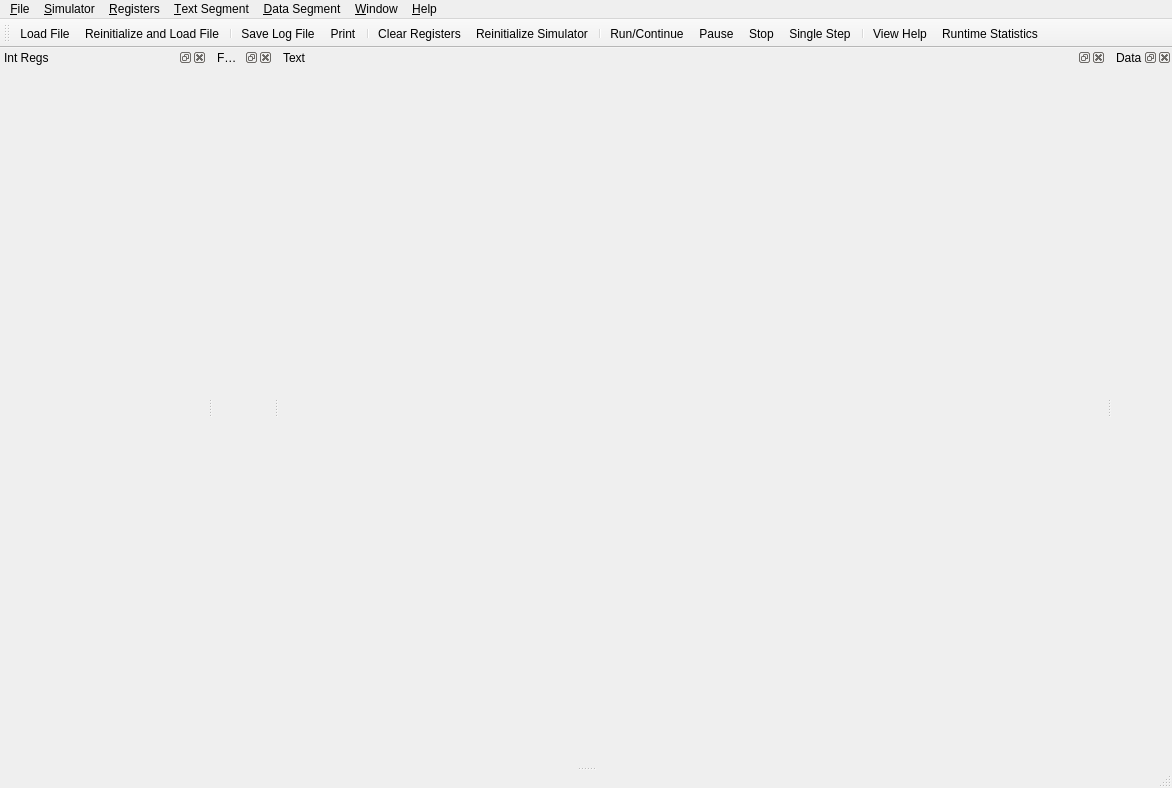
<?xml version="1.0" encoding="UTF-8"?>
<ui version="4.0">
 <class>SpimView</class>
 <widget class="QMainWindow" name="SpimView">
  <property name="geometry">
   <rect>
    <x>0</x>
    <y>0</y>
    <width>1172</width>
    <height>788</height>
   </rect>
  </property>
  <property name="windowTitle">
   <string>QtSpim</string>
  </property>
  <property name="dockOptions">
   <set>QMainWindow::AnimatedDocks|QMainWindow::ForceTabbedDocks|QMainWindow::VerticalTabs</set>
  </property>
  <widget class="QTextEdit" name="centralWidget">
   <property name="undoRedoEnabled">
    <bool>false</bool>
   </property>
   <property name="readOnly">
    <bool>true</bool>
   </property>
  </widget>
  <widget class="QMenuBar" name="menuBar">
   <property name="geometry">
    <rect>
     <x>0</x>
     <y>0</y>
     <width>1172</width>
     <height>22</height>
    </rect>
   </property>
   <widget class="QMenu" name="menu_File">
    <property name="title">
     <string>&amp;File</string>
    </property>
    <widget class="QMenu" name="menuRecent_Files">
     <property name="title">
      <string>Recent Files</string>
     </property>
    </widget>
    <addaction name="action_File_Load"/>
    <addaction name="menuRecent_Files"/>
    <addaction name="action_File_Reload"/>
    <addaction name="separator"/>
    <addaction name="action_File_SaveLog"/>
    <addaction name="separator"/>
    <addaction name="action_File_Print"/>
    <addaction name="separator"/>
    <addaction name="action_File_Exit"/>
   </widget>
   <widget class="QMenu" name="menu_Simulator">
    <property name="title">
     <string>&amp;Simulator</string>
    </property>
    <addaction name="action_Sim_ClearRegisters"/>
    <addaction name="action_Sim_Reinitialize"/>
    <addaction name="separator"/>
    <addaction name="action_Sim_SetRunParameters"/>
    <addaction name="action_Sim_Run"/>
    <addaction name="action_Sim_Pause"/>
    <addaction name="action_Sim_Stop"/>
    <addaction name="action_Sim_SingleStep"/>
    <addaction name="separator"/>
    <addaction name="action_Sim_DisplaySymbols"/>
    <addaction name="separator"/>
    <addaction name="action_Sim_Settings"/>
    <addaction name="actionRuntime_Statistics"/>
   </widget>
   <widget class="QMenu" name="menu_Registers">
    <property name="title">
     <string>&amp;Registers</string>
    </property>
    <addaction name="action_Reg_DisplayBinary"/>
    <addaction name="action_Reg_DisplayHex"/>
    <addaction name="action_Reg_DisplayDecimal"/>
   </widget>
   <widget class="QMenu" name="menu_Text_Segment">
    <property name="title">
     <string>&amp;Text Segment</string>
    </property>
    <addaction name="action_Text_DisplayUserText"/>
    <addaction name="action_Text_DisplayKernelText"/>
    <addaction name="separator"/>
    <addaction name="action_Text_DisplayComments"/>
    <addaction name="action_Text_DisplayInstructionValue"/>
   </widget>
   <widget class="QMenu" name="menu_Data_Segment">
    <property name="title">
     <string>&amp;Data Segment</string>
    </property>
    <addaction name="action_Data_DisplayUserData"/>
    <addaction name="action_Data_DisplayUserStack"/>
    <addaction name="action_Data_DisplayKernelData"/>
    <addaction name="separator"/>
    <addaction name="separator"/>
    <addaction name="action_Data_DisplayBinary"/>
    <addaction name="action_Data_DisplayHex"/>
    <addaction name="action_Data_DisplayDecimal"/>
   </widget>
   <widget class="QMenu" name="menu_Window">
    <property name="title">
     <string>&amp;Window</string>
    </property>
    <addaction name="action_Win_IntRegisters"/>
    <addaction name="action_Win_FPRegisters"/>
    <addaction name="action_Win_TextSegment"/>
    <addaction name="action_Win_DataSegment"/>
    <addaction name="action_Win_Console"/>
    <addaction name="separator"/>
    <addaction name="action_Win_Tile"/>
    <addaction name="action_Win_Restore"/>
   </widget>
   <widget class="QMenu" name="menu_Help">
    <property name="title">
     <string>&amp;Help</string>
    </property>
    <addaction name="action_Help_ViewHelp"/>
    <addaction name="action_Help_AboutSPIM"/>
   </widget>
   <addaction name="menu_File"/>
   <addaction name="menu_Simulator"/>
   <addaction name="menu_Registers"/>
   <addaction name="menu_Text_Segment"/>
   <addaction name="menu_Data_Segment"/>
   <addaction name="menu_Window"/>
   <addaction name="menu_Help"/>
  </widget>
  <widget class="QStatusBar" name="statusBar"/>
  <widget class="QDockWidget" name="IntRegDockWidget">
   <property name="allowedAreas">
    <set>Qt::TopDockWidgetArea</set>
   </property>
   <property name="windowTitle">
    <string>Int Regs</string>
   </property>
   <attribute name="dockWidgetArea">
    <number>4</number>
   </attribute>
   <widget class="regTextEdit" name="IntRegTextEdit">
    <property name="minimumSize">
     <size>
      <width>200</width>
      <height>600</height>
     </size>
    </property>
    <property name="undoRedoEnabled" stdset="0">
     <bool>false</bool>
    </property>
    <property name="readOnly" stdset="0">
     <bool>true</bool>
    </property>
   </widget>
  </widget>
  <widget class="QDockWidget" name="FPRegDockWidget">
   <property name="allowedAreas">
    <set>Qt::TopDockWidgetArea</set>
   </property>
   <property name="windowTitle">
    <string>FP Regs</string>
   </property>
   <attribute name="dockWidgetArea">
    <number>4</number>
   </attribute>
   <widget class="regTextEdit" name="FPRegTextEdit">
    <property name="undoRedoEnabled" stdset="0">
     <bool>false</bool>
    </property>
    <property name="readOnly" stdset="0">
     <bool>true</bool>
    </property>
   </widget>
  </widget>
  <widget class="QDockWidget" name="TextSegDockWidget">
   <property name="sizePolicy">
    <sizepolicy hsizetype="Preferred" vsizetype="Preferred">
     <horstretch>0</horstretch>
     <verstretch>0</verstretch>
    </sizepolicy>
   </property>
   <property name="allowedAreas">
    <set>Qt::BottomDockWidgetArea|Qt::TopDockWidgetArea</set>
   </property>
   <property name="windowTitle">
    <string>Text</string>
   </property>
   <attribute name="dockWidgetArea">
    <number>4</number>
   </attribute>
   <widget class="textTextEdit" name="TextSegmentTextEdit">
    <property name="minimumSize">
     <size>
      <width>800</width>
      <height>600</height>
     </size>
    </property>
    <property name="undoRedoEnabled" stdset="0">
     <bool>false</bool>
    </property>
    <property name="readOnly" stdset="0">
     <bool>true</bool>
    </property>
   </widget>
  </widget>
  <widget class="QDockWidget" name="DataSegDockWidget">
   <property name="allowedAreas">
    <set>Qt::TopDockWidgetArea</set>
   </property>
   <property name="windowTitle">
    <string>Data</string>
   </property>
   <attribute name="dockWidgetArea">
    <number>4</number>
   </attribute>
   <widget class="dataTextEdit" name="DataSegmentTextEdit">
    <property name="undoRedoEnabled" stdset="0">
     <bool>false</bool>
    </property>
    <property name="readOnly" stdset="0">
     <bool>true</bool>
    </property>
   </widget>
  </widget>
  <widget class="QToolBar" name="toolBar">
   <property name="windowTitle">
    <string>toolBar</string>
   </property>
   <attribute name="toolBarArea">
    <enum>TopToolBarArea</enum>
   </attribute>
   <attribute name="toolBarBreak">
    <bool>false</bool>
   </attribute>
   <addaction name="action_File_Load"/>
   <addaction name="action_File_Reload"/>
   <addaction name="separator"/>
   <addaction name="action_File_SaveLog"/>
   <addaction name="action_File_Print"/>
   <addaction name="separator"/>
   <addaction name="action_Sim_ClearRegisters"/>
   <addaction name="action_Sim_Reinitialize"/>
   <addaction name="separator"/>
   <addaction name="action_Sim_Run"/>
   <addaction name="action_Sim_Pause"/>
   <addaction name="action_Sim_Stop"/>
   <addaction name="action_Sim_SingleStep"/>
   <addaction name="separator"/>
   <addaction name="action_Help_ViewHelp"/>
   <addaction name="actionRuntime_Statistics"/>
  </widget>
  <action name="action_File_Load">
   <property name="icon">
    <iconset resource="windows_images.qrc">
     <normaloff>:/icons/LoadFile.png</normaloff>:/icons/LoadFile.png</iconset>
   </property>
   <property name="text">
    <string>&amp;Load File</string>
   </property>
  </action>
  <action name="action_File_SaveLog">
   <property name="icon">
    <iconset resource="windows_images.qrc">
     <normaloff>:/icons/SaveLog.png</normaloff>:/icons/SaveLog.png</iconset>
   </property>
   <property name="text">
    <string>&amp;Save Log File</string>
   </property>
  </action>
  <action name="action_File_Exit">
   <property name="text">
    <string>&amp;Exit</string>
   </property>
  </action>
  <action name="action_Sim_ClearRegisters">
   <property name="icon">
    <iconset resource="windows_images.qrc">
     <normaloff>:/icons/ClearRegs.png</normaloff>:/icons/ClearRegs.png</iconset>
   </property>
   <property name="text">
    <string>&amp;Clear Registers</string>
   </property>
  </action>
  <action name="action_Sim_Reinitialize">
   <property name="icon">
    <iconset resource="windows_images.qrc">
     <normaloff>:/icons/Reinit.png</normaloff>:/icons/Reinit.png</iconset>
   </property>
   <property name="text">
    <string>Re&amp;initialize Simulator</string>
   </property>
  </action>
  <action name="action_File_Reload">
   <property name="icon">
    <iconset resource="windows_images.qrc">
     <normaloff>:/icons/ReloadFile.png</normaloff>:/icons/ReloadFile.png</iconset>
   </property>
   <property name="text">
    <string>Re&amp;initialize and Load File</string>
   </property>
  </action>
  <action name="action_Sim_SetRunParameters">
   <property name="text">
    <string>Run &amp;Parameters</string>
   </property>
  </action>
  <action name="action_Sim_Run">
   <property name="icon">
    <iconset resource="windows_images.qrc">
     <normaloff>:/icons/Run.png</normaloff>:/icons/Run.png</iconset>
   </property>
   <property name="text">
    <string>&amp;Run/Continue</string>
   </property>
   <property name="shortcut">
    <string>F5</string>
   </property>
  </action>
  <action name="action_Sim_Pause">
   <property name="icon">
    <iconset resource="windows_images.qrc">
     <normaloff>:/icons/Pause.png</normaloff>:/icons/Pause.png</iconset>
   </property>
   <property name="text">
    <string>&amp;Pause</string>
   </property>
  </action>
  <action name="action_Sim_Stop">
   <property name="icon">
    <iconset resource="windows_images.qrc">
     <normaloff>:/icons/Stop.png</normaloff>:/icons/Stop.png</iconset>
   </property>
   <property name="text">
    <string>&amp;Stop</string>
   </property>
   <property name="shortcut">
    <string/>
   </property>
  </action>
  <action name="action_Sim_SingleStep">
   <property name="icon">
    <iconset resource="windows_images.qrc">
     <normaloff>:/icons/SingleStep.png</normaloff>:/icons/SingleStep.png</iconset>
   </property>
   <property name="text">
    <string>&amp;Single Step</string>
   </property>
   <property name="shortcut">
    <string>F10</string>
   </property>
  </action>
  <action name="action_Sim_DisplaySymbols">
   <property name="text">
    <string>&amp;Display Symbols</string>
   </property>
  </action>
  <action name="action_Sim_Settings">
   <property name="icon">
    <iconset resource="windows_images.qrc">
     <normaloff>:/icons/Settings.png</normaloff>:/icons/Settings.png</iconset>
   </property>
   <property name="text">
    <string>Settings</string>
   </property>
  </action>
  <action name="action_Reg_DisplayBinary">
   <property name="checkable">
    <bool>true</bool>
   </property>
   <property name="text">
    <string>Binary</string>
   </property>
  </action>
  <action name="action_Reg_DisplayHex">
   <property name="checkable">
    <bool>true</bool>
   </property>
   <property name="text">
    <string>Hex</string>
   </property>
  </action>
  <action name="action_Reg_DisplayDecimal">
   <property name="checkable">
    <bool>true</bool>
   </property>
   <property name="text">
    <string>Decimal</string>
   </property>
  </action>
  <action name="action_Text_DisplayUserText">
   <property name="checkable">
    <bool>true</bool>
   </property>
   <property name="text">
    <string>User Text</string>
   </property>
  </action>
  <action name="action_Text_DisplayKernelText">
   <property name="checkable">
    <bool>true</bool>
   </property>
   <property name="text">
    <string>Kernel Text</string>
   </property>
  </action>
  <action name="action_Text_DisplayComments">
   <property name="checkable">
    <bool>true</bool>
   </property>
   <property name="text">
    <string>Comments</string>
   </property>
  </action>
  <action name="action_Text_DisplayInstructionValue">
   <property name="checkable">
    <bool>true</bool>
   </property>
   <property name="text">
    <string>Instruction Value</string>
   </property>
  </action>
  <action name="action_Data_DisplayUserData">
   <property name="checkable">
    <bool>true</bool>
   </property>
   <property name="text">
    <string>User Data</string>
   </property>
  </action>
  <action name="action_Data_DisplayUserStack">
   <property name="checkable">
    <bool>true</bool>
   </property>
   <property name="text">
    <string>User Stack</string>
   </property>
  </action>
  <action name="action_Data_DisplayKernelData">
   <property name="checkable">
    <bool>true</bool>
   </property>
   <property name="text">
    <string>Kernel Data</string>
   </property>
  </action>
  <action name="action_Data_DisplayBinary">
   <property name="checkable">
    <bool>true</bool>
   </property>
   <property name="text">
    <string>Binary</string>
   </property>
  </action>
  <action name="action_Data_DisplayHex">
   <property name="checkable">
    <bool>true</bool>
   </property>
   <property name="text">
    <string>Hex</string>
   </property>
  </action>
  <action name="action_Data_DisplayDecimal">
   <property name="checkable">
    <bool>true</bool>
   </property>
   <property name="text">
    <string>Decimal</string>
   </property>
  </action>
  <action name="action_Win_IntRegisters">
   <property name="checkable">
    <bool>true</bool>
   </property>
   <property name="text">
    <string>Integer Registers</string>
   </property>
  </action>
  <action name="action_Win_FPRegisters">
   <property name="checkable">
    <bool>true</bool>
   </property>
   <property name="text">
    <string>FP Registers</string>
   </property>
  </action>
  <action name="action_Win_TextSegment">
   <property name="checkable">
    <bool>true</bool>
   </property>
   <property name="text">
    <string>Text Segment</string>
   </property>
  </action>
  <action name="action_Win_DataSegment">
   <property name="checkable">
    <bool>true</bool>
   </property>
   <property name="text">
    <string>Data Segment</string>
   </property>
  </action>
  <action name="action_Win_Console">
   <property name="checkable">
    <bool>true</bool>
   </property>
   <property name="text">
    <string>Console</string>
   </property>
  </action>
  <action name="action_Win_Tile">
   <property name="text">
    <string>Tile</string>
   </property>
  </action>
  <action name="action_Win_Restore">
   <property name="text">
    <string>Restore to default</string>
   </property>
  </action>
  <action name="action_Help_ViewHelp">
   <property name="icon">
    <iconset resource="windows_images.qrc">
     <normaloff>:/icons/Help.png</normaloff>:/icons/Help.png</iconset>
   </property>
   <property name="text">
    <string>View Help</string>
   </property>
  </action>
  <action name="action_Help_AboutSPIM">
   <property name="text">
    <string>About QtSpim</string>
   </property>
  </action>
  <action name="action_File_Print">
   <property name="icon">
    <iconset resource="windows_images.qrc">
     <normaloff>:/icons/Print.png</normaloff>:/icons/Print.png</iconset>
   </property>
   <property name="text">
    <string>Print</string>
   </property>
  </action>
  <action name="actionRuntime_Statistics">
   <property name="text">
    <string>Runtime Statistics</string>
   </property>
  </action>
 </widget>
 <layoutdefault spacing="6" margin="11"/>
 <customwidgets>
  <customwidget>
   <class>textTextEdit</class>
   <extends>QWidget</extends>
   <header>texttextedit.h</header>
  </customwidget>
  <customwidget>
   <class>dataTextEdit</class>
   <extends>QWidget</extends>
   <header>datatextedit.h</header>
  </customwidget>
  <customwidget>
   <class>regTextEdit</class>
   <extends>QWidget</extends>
   <header>regtextedit.h</header>
  </customwidget>
 </customwidgets>
 <resources>
  <include location="windows_images.qrc"/>
 </resources>
 <connections/>
</ui>
